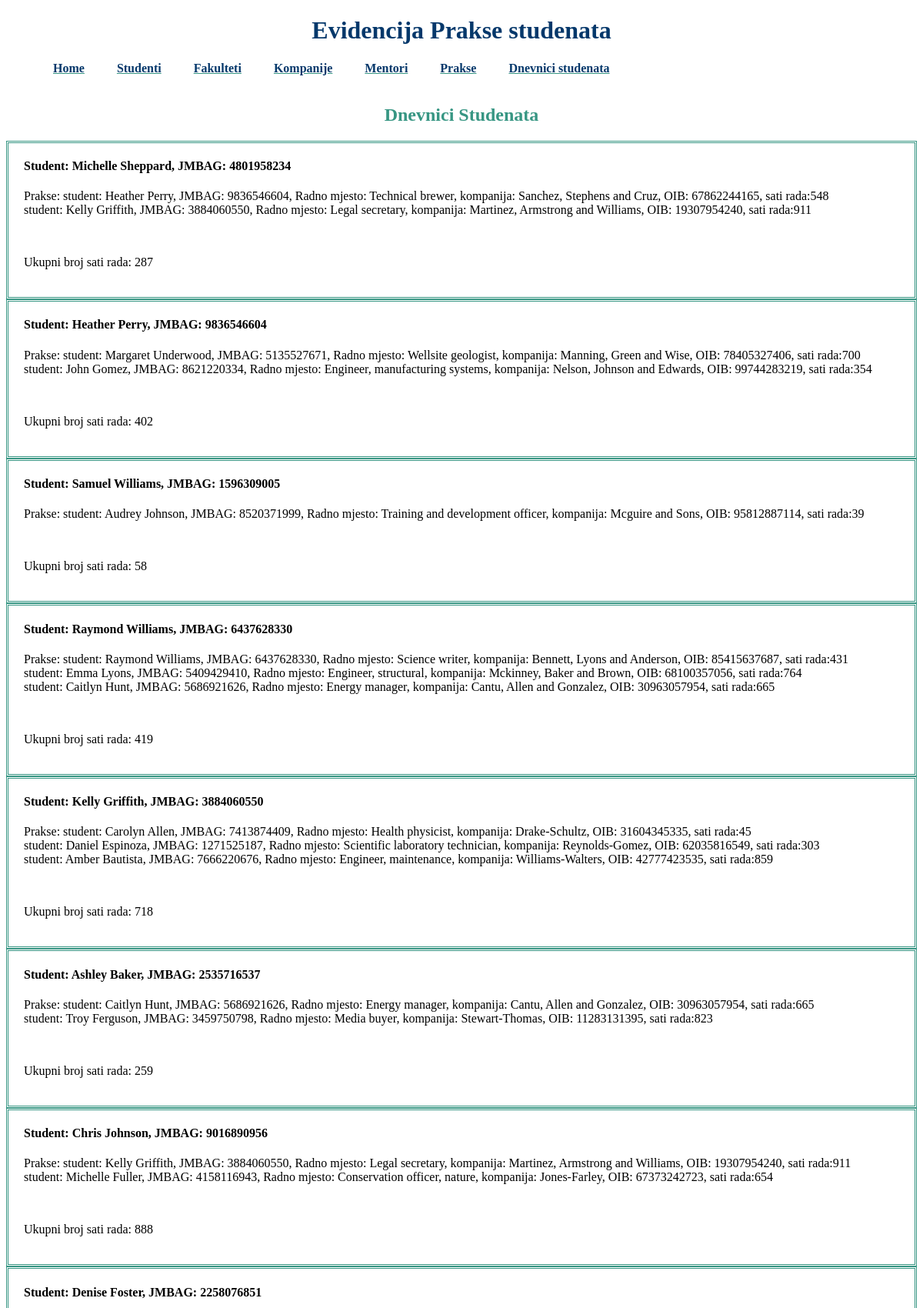
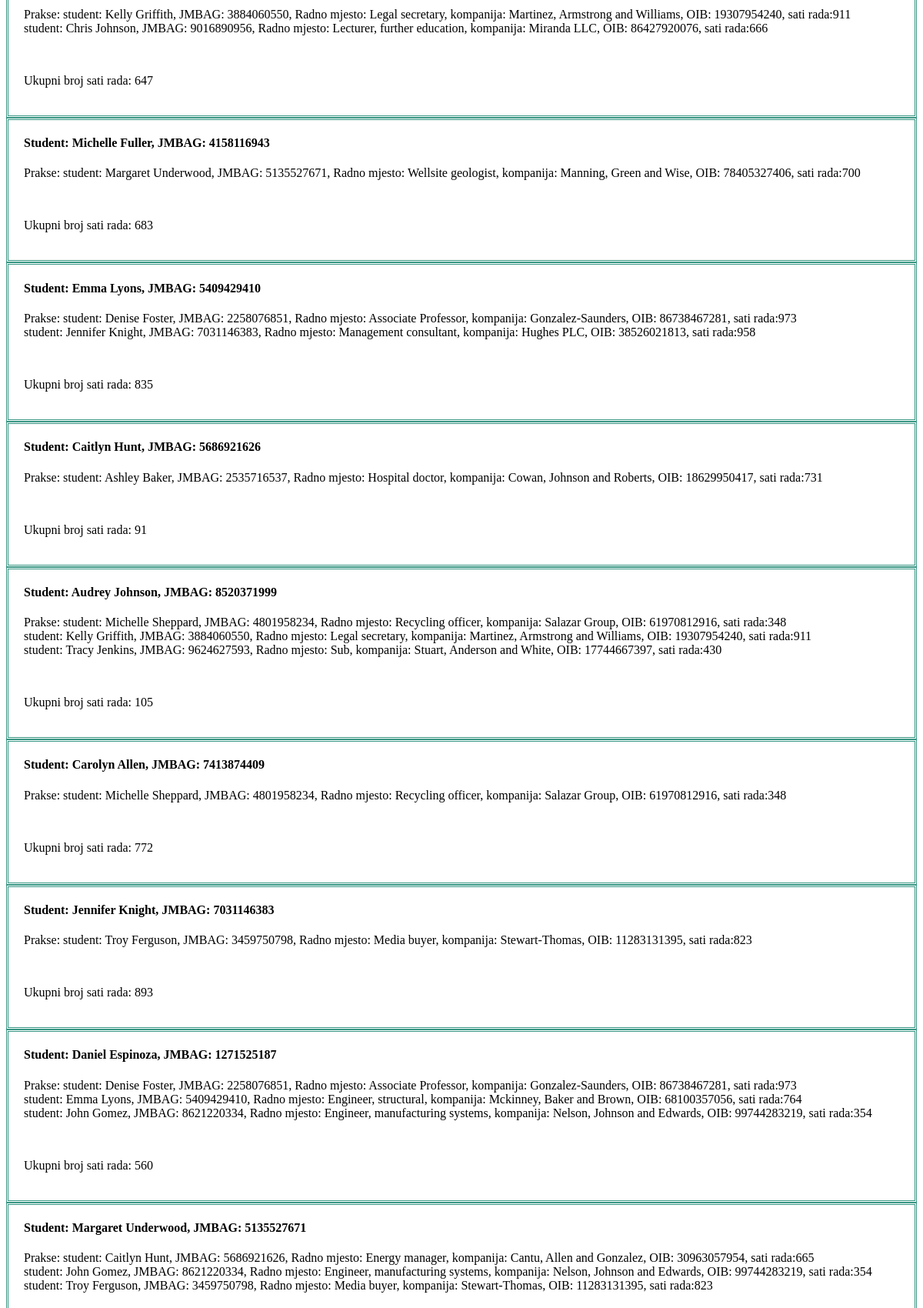
The page /dnevnici (upper part) on the database its author committed (2 pictures, top to bottom).
### main/models.py (models this page shows, shortened)
class StudentDnevnik(models.Model):
    student=models.OneToOneField(Student, on_delete=models.CASCADE)
    prakse=models.ManyToManyField(Praksa)
    ukupni_broj_sati_rada=models.IntegerField()

class Student(models.Model):
    student_JMBAG=models.CharField(max_length=10, primary_key=True, validators=[MinLengthValidator(10)])
    student_ime=models.CharField(max_length=50)
    student_prezime=models.CharField(max_length=50)
    student_email=models.EmailField()
    student_fakultet=models.ManyToManyField(Fakultet)
    def __str__(self):
        return '{} {}, JMBAG: {}'.format(self.student_ime, self.student_prezime, self.student_JMBAG)

class Praksa(models.Model):
    student_praksa=models.ForeignKey(Student, on_delete=models.CASCADE)
    fakultet_praksa=models.ForeignKey(Fakultet, on_delete=models.CASCADE)
    student_preddiplomski=models.BooleanField(default=True)
    datum_pocetka=models.DateField()
    datum_zavrsetka=models.DateField(blank=True, null=True)
    radno_mjesto=models.CharField(max_length=50)
    napomena=models.TextField(blank=True)
    broj_odradenih_sati=models.IntegerField()
    praksa_kompanija=models.ForeignKey(Kompanija, on_delete=models.CASCADE)
    praksa_mentor=models.ForeignKey(Mentor, on_delete=models.CASCADE)
    def __str__(self):
        return 'student: {}, Radno mjesto: {}, kompanija: {}'.format(self.student_praksa, self.radno_mjesto, self.praksa_kompanija)

class Kompanija(models.Model):
    kompanija_OIB=models.CharField(max_length=11, primary_key=True, validators=[MinLengthValidator(11)])
    kompanija_naziv=models.CharField(max_length=50)
    kompanija_email=models.EmailField()
    kompanija_adresa=models.CharField(max_length=50)
    kompanija_grad=models.CharField(max_length=50)
    def __str__(self):
        return '{}, OIB: {}'.format(self.kompanija_naziv, self.kompanija_OIB)

### main/views.py (the view)
# urls.py: path('dnevnici', StudentDnevnikList.as_view()),
class StudentDnevnikList(ListView):
    model=StudentDnevnik

### main/templates/main/studentdnevnik_list.html (shortened to what this page needs)
{% extends "base_generic.html" %}
{% block content %}
<br><br>
<h2>Dnevnici Studenata</h2>
{% for dnevnik in studentdnevnik_list %}
    <div class="dnevnik">
        <h4>Student: {{dnevnik.student}}</h4>
        <p>Prakse:
            {% for praksa in dnevnik.prakse.all %}{{praksa}}, sati rada:{{praksa.broj_odradenih_sati}}<br>{% endfor %}</p>
            <br>
        <p>Ukupni broj sati rada: {{dnevnik.ukupni_broj_sati_rada}}</p>
    </div>
{% endfor %}
{% endblock %}

### main/static/style.css (style rules this page uses)
h2 { text-align: center; color:#379683; }
.dnevnik { border-color: #379683; border-style: double; padding-left: 20px; padding-right: 20px; padding-bottom: 20px; }

### rows shown on the page
StudentDnevnik: student "Michelle Sheppard, JMBAG: 4801958234", ukupni_broj_sati_rada "287"
Praksa: student_praksa+radno_mjesto+praksa_kompanija "student: Heather Perry, JMBAG: 9836546604, Radno mjesto: Technical brewer, kompanija: Sanchez, Stephens and Cruz, OIB: 67862244165", broj_odradenih_sati "548"
Praksa: student_praksa+radno_mjesto+praksa_kompanija "student: Kelly Griffith, JMBAG: 3884060550, Radno mjesto: Legal secretary, kompanija: Martinez, Armstrong and Williams, OIB: 19307954240", broj_odradenih_sati "911"
StudentDnevnik: student "Heather Perry, JMBAG: 9836546604", ukupni_broj_sati_rada "402"
Praksa: student_praksa+radno_mjesto+praksa_kompanija "student: Margaret Underwood, JMBAG: 5135527671, Radno mjesto: Wellsite geologist, kompanija: Manning, Green and Wise, OIB: 78405327406", broj_odradenih_sati "700"
Praksa: student_praksa+radno_mjesto+praksa_kompanija "student: John Gomez, JMBAG: 8621220334, Radno mjesto: Engineer, manufacturing systems, kompanija: Nelson, Johnson and Edwards, OIB: 99744283219", broj_odradenih_sati "354"
StudentDnevnik: student "Samuel Williams, JMBAG: 1596309005", ukupni_broj_sati_rada "58"
Praksa: student_praksa+radno_mjesto+praksa_kompanija "student: Audrey Johnson, JMBAG: 8520371999, Radno mjesto: Training and development officer, kompanija: Mcguire and Sons, OIB: 95812887114", broj_odradenih_sati "39"
StudentDnevnik: student "Raymond Williams, JMBAG: 6437628330", ukupni_broj_sati_rada "419"
Praksa: student_praksa+radno_mjesto+praksa_kompanija "student: Raymond Williams, JMBAG: 6437628330, Radno mjesto: Science writer, kompanija: Bennett, Lyons and Anderson, OIB: 85415637687", broj_odradenih_sati "431"
Praksa: student_praksa+radno_mjesto+praksa_kompanija "student: Emma Lyons, JMBAG: 5409429410, Radno mjesto: Engineer, structural, kompanija: Mckinney, Baker and Brown, OIB: 68100357056", broj_odradenih_sati "764"
Praksa: student_praksa+radno_mjesto+praksa_kompanija "student: Caitlyn Hunt, JMBAG: 5686921626, Radno mjesto: Energy manager, kompanija: Cantu, Allen and Gonzalez, OIB: 30963057954", broj_odradenih_sati "665"
StudentDnevnik: student "Kelly Griffith, JMBAG: 3884060550", ukupni_broj_sati_rada "718"
Praksa: student_praksa+radno_mjesto+praksa_kompanija "student: Carolyn Allen, JMBAG: 7413874409, Radno mjesto: Health physicist, kompanija: Drake-Schultz, OIB: 31604345335", broj_odradenih_sati "45"
Praksa: student_praksa+radno_mjesto+praksa_kompanija "student: Daniel Espinoza, JMBAG: 1271525187, Radno mjesto: Scientific laboratory technician, kompanija: Reynolds-Gomez, OIB: 62035816549", broj_odradenih_sati "303"
Praksa: student_praksa+radno_mjesto+praksa_kompanija "student: Amber Bautista, JMBAG: 7666220676, Radno mjesto: Engineer, maintenance, kompanija: Williams-Walters, OIB: 42777423535", broj_odradenih_sati "859"
StudentDnevnik: student "Ashley Baker, JMBAG: 2535716537", ukupni_broj_sati_rada "259"
Praksa: student_praksa+radno_mjesto+praksa_kompanija "student: Troy Ferguson, JMBAG: 3459750798, Radno mjesto: Media buyer, kompanija: Stewart-Thomas, OIB: 11283131395", broj_odradenih_sati "823"
StudentDnevnik: student "Chris Johnson, JMBAG: 9016890956", ukupni_broj_sati_rada "888"
Praksa: student_praksa+radno_mjesto+praksa_kompanija "student: Michelle Fuller, JMBAG: 4158116943, Radno mjesto: Conservation officer, nature, kompanija: Jones-Farley, OIB: 67373242723", broj_odradenih_sati "654"
StudentDnevnik: student "Denise Foster, JMBAG: 2258076851", ukupni_broj_sati_rada "647"
Praksa: student_praksa+radno_mjesto+praksa_kompanija "student: Chris Johnson, JMBAG: 9016890956, Radno mjesto: Lecturer, further education, kompanija: Miranda LLC, OIB: 86427920076", broj_odradenih_sati "666"
StudentDnevnik: student "Michelle Fuller, JMBAG: 4158116943", ukupni_broj_sati_rada "683"
StudentDnevnik: student "Emma Lyons, JMBAG: 5409429410", ukupni_broj_sati_rada "835"
Praksa: student_praksa+radno_mjesto+praksa_kompanija "student: Denise Foster, JMBAG: 2258076851, Radno mjesto: Associate Professor, kompanija: Gonzalez-Saunders, OIB: 86738467281", broj_odradenih_sati "973"
Praksa: student_praksa+radno_mjesto+praksa_kompanija "student: Jennifer Knight, JMBAG: 7031146383, Radno mjesto: Management consultant, kompanija: Hughes PLC, OIB: 38526021813", broj_odradenih_sati "958"
StudentDnevnik: student "Caitlyn Hunt, JMBAG: 5686921626", ukupni_broj_sati_rada "91"
Praksa: student_praksa+radno_mjesto+praksa_kompanija "student: Ashley Baker, JMBAG: 2535716537, Radno mjesto: Hospital doctor, kompanija: Cowan, Johnson and Roberts, OIB: 18629950417", broj_odradenih_sati "731"
StudentDnevnik: student "Audrey Johnson, JMBAG: 8520371999", ukupni_broj_sati_rada "105"
Praksa: student_praksa+radno_mjesto+praksa_kompanija "student: Michelle Sheppard, JMBAG: 4801958234, Radno mjesto: Recycling officer, kompanija: Salazar Group, OIB: 61970812916", broj_odradenih_sati "348"
Praksa: student_praksa+radno_mjesto+praksa_kompanija "student: Tracy Jenkins, JMBAG: 9624627593, Radno mjesto: Sub, kompanija: Stuart, Anderson and White, OIB: 17744667397", broj_odradenih_sati "430"
StudentDnevnik: student "Carolyn Allen, JMBAG: 7413874409", ukupni_broj_sati_rada "772"
StudentDnevnik: student "Jennifer Knight, JMBAG: 7031146383", ukupni_broj_sati_rada "893"
StudentDnevnik: student "Daniel Espinoza, JMBAG: 1271525187", ukupni_broj_sati_rada "560"
StudentDnevnik: student "Margaret Underwood, JMBAG: 5135527671"
